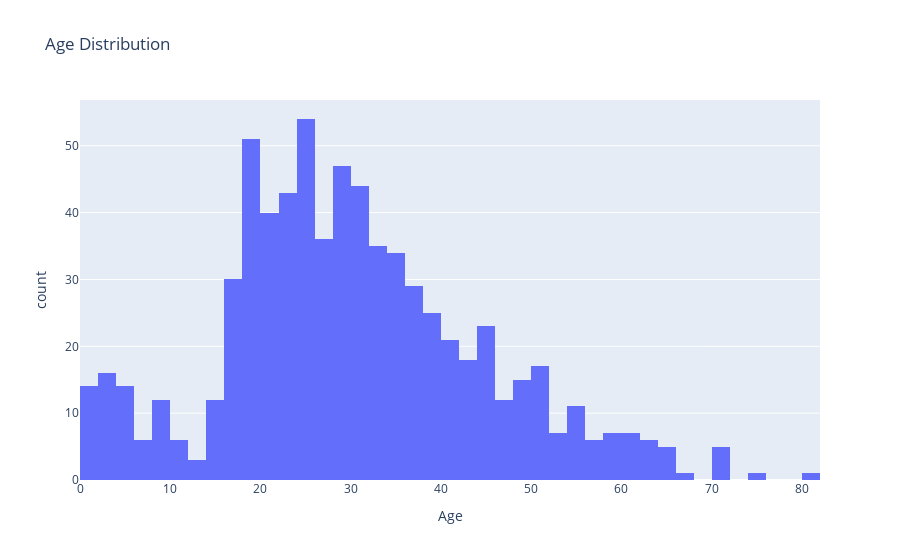

This figure's notebook cell:
### Code cell
fig = px.histogram(tit, x="Age", title="Age Distribution")
fig.show()

### Figure 1 — Plotly figure (JSON) as saved in the notebook; plotly's stock layout.template omitted (floating-point values rounded to 4 significant figures; data arrays with more than 128 entries replaced by an {"elided": "..."} marker saying what was removed)
{"data": [{"alignmentgroup": "True", "bingroup": "x", "hovertemplate": "Age=%{x}<br>count=%{y}<extra></extra>", "legendgroup": "", "marker": {"color": "#636efa"}, "name": "", "offsetgroup": "", "orientation": "v", "showlegend": false, "type": "histogram", "x": {"elided": "891 float values"}, "xaxis": "x", "yaxis": "y"}], "layout": {"barmode": "relative", "legend": {"tracegroupgap": 0}, "title": {"text": "Age Distribution"}, "xaxis": {"anchor": "y", "domain": [0, 1], "title": {"text": "Age"}}, "yaxis": {"anchor": "x", "domain": [0, 1], "title": {"text": "count"}}}}
